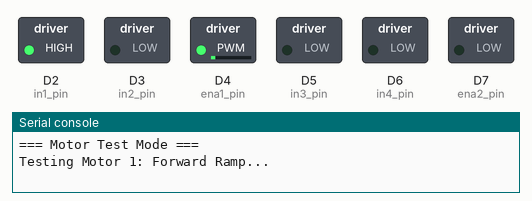
Bench run of a program on a simulated CircuitPython board. On the bench: switched loads named in the program (green lamp = pin HIGH), the last lines printed to the serial console. At 8.4 s the program ends and the board releases its pins; the recording ends there.

Above: at 0.15 s.
At 1.36 s:
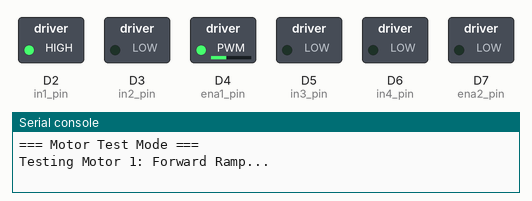
At 2.87 s:
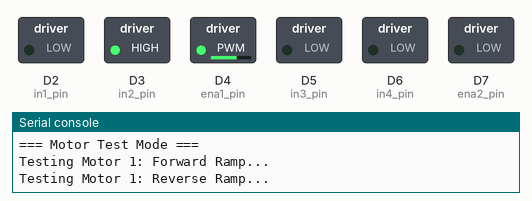
At 3.48 s:
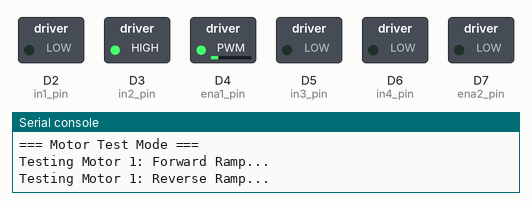
At 5.78 s:
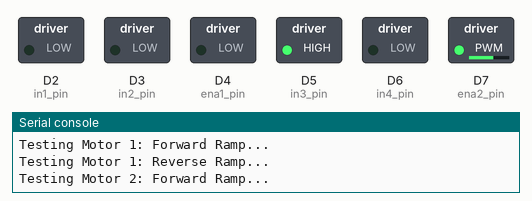
At 8.2 s:
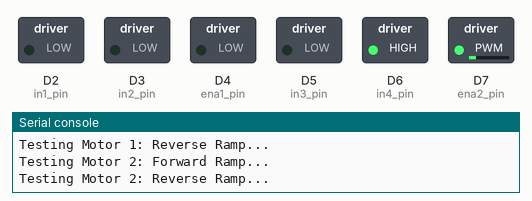
Timing chart, 0 to 8.4 s (numbered marks = the images above):
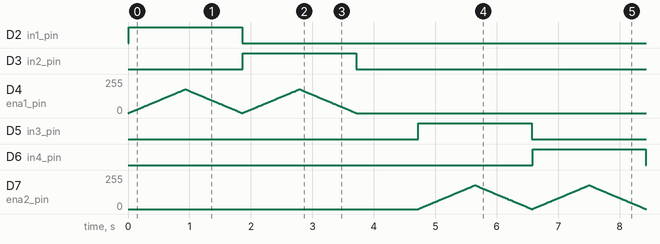

Measured:
- by itself, D2 (in1_pin): LOW → HIGH at 0.01 s, → LOW 1.8 s later
- by itself, D3 (in2_pin): LOW → HIGH at 1.9 s, → LOW 1.8 s later
- by itself, D5 (in3_pin): LOW → HIGH at 4.7 s, → LOW 1.8 s later
- by itself, D6 (in4_pin): LOW → HIGH at 6.6 s, → LOW 1.8 s later

The program:

motor_test.py
```python
"""
Two-Wheeled Balancing Bot with PID Control
Uses ICM20948 IMU and Drok dual motor driver
"""
import time
import board
import pwmio
import digitalio
import adafruit_icm20x
import math

# ============================================================================
# CONFIGURATION
# ============================================================================

# Debug options
DEBUG = True
USE_COMPLEMENTARY_FILTER = True  # Set to False to use only accelerometer

# PID Tuning Parameters (Start conservative and tune)
KP = 40.0   # Proportional gain - how aggressively to respond to current error
KI = 0.5    # Integral gain - eliminates steady-state error
KD = 1.5    # Derivative gain - dampens oscillations

# Motor constraints
MAX_PWM = 65535      # Maximum PWM value (16-bit)
MIN_PWM = 8000       # Minimum PWM to overcome motor friction
MOTOR_DEADBAND = 3.0 # Angle deadband (degrees) where motors stay off

# Angle limits for safety
MAX_ANGLE = 45.0     # If tilt exceeds this, stop trying (fallen over)

# Filter parameters
COMPLEMENTARY_ALPHA = 0.98  # Weight for gyro vs accel (0.98 = 98% gyro, 2% accel)

# Target angle (degrees from vertical)
TARGET_ANGLE = 0.0

# ============================================================================
# MOTOR CONTROL CLASS
# ============================================================================

class DrokMotorDriver:
    """Controls two DC motors via Drok driver board"""

    def __init__(self, in1_pin, in2_pin, ena1_pin, in3_pin, in4_pin, ena2_pin):
        """Initialize motor driver pins"""
        # Motor 1 pins
        self.in1 = digitalio.DigitalInOut(in1_pin)
        self.in1.direction = digitalio.Direction.OUTPUT
        self.in2 = digitalio.DigitalInOut(in2_pin)
        self.in2.direction = digitalio.Direction.OUTPUT
        self.ena1 = pwmio.PWMOut(ena1_pin, frequency=20000, duty_cycle=0)

        # Motor 2 pins
        self.in3 = digitalio.DigitalInOut(in3_pin)
        self.in3.direction = digitalio.Direction.OUTPUT
        self.in4 = digitalio.DigitalInOut(in4_pin)
        self.in4.direction = digitalio.Direction.OUTPUT
        self.ena2 = pwmio.PWMOut(ena2_pin, frequency=20000, duty_cycle=0)

        self.brake()

    def brake(self):
        """Brake both motors"""
        self.in1.value = False
        self.in2.value = False
        self.in3.value = False
        self.in4.value = False
        self.ena1.duty_cycle = 0
        self.ena2.duty_cycle = 0

    def set_motor1(self, speed):
        """
        Set motor 1 speed and direction
        speed: -65535 (full reverse) to +65535 (full forward)
        """
        if speed > 0:  # Forward
            self.in1.value = True
            self.in2.value = False
            self.ena1.duty_cycle = min(int(abs(speed)), MAX_PWM)
        elif speed < 0:  # Reverse
            self.in1.value = False
            self.in2.value = True
            self.ena1.duty_cycle = min(int(abs(speed)), MAX_PWM)
        else:  # Brake
            self.in1.value = False
            self.in2.value = False
            self.ena1.duty_cycle = 0

    def set_motor2(self, speed):
        """
        Set motor 2 speed and direction
        speed: -65535 (full reverse) to +65535 (full forward)
        """
        if speed > 0:  # Forward
            self.in3.value = True
            self.in4.value = False
            self.ena2.duty_cycle = min(int(abs(speed)), MAX_PWM)
        elif speed < 0:  # Reverse
            self.in3.value = False
            self.in4.value = True
            self.ena2.duty_cycle = min(int(abs(speed)), MAX_PWM)
        else:  # Brake
            self.in3.value = False
            self.in4.value = False
            self.ena2.duty_cycle = 0

    def set_both_motors(self, speed):
        """Set both motors to same speed (for balancing)"""
        self.set_motor1(speed)
        self.set_motor2(speed)

# ============================================================================
# PID CONTROLLER CLASS
# ============================================================================

class PIDController:
    """PID controller for balancing"""

    def __init__(self, kp, ki, kd, setpoint=0.0):
        self.kp = kp
        self.ki = ki
        self.kd = kd
        self.setpoint = setpoint

        self.integral = 0.0
        self.last_error = 0.0
        self.last_time = time.monotonic()

    def update(self, current_value):
        """Calculate PID output"""
        current_time = time.monotonic()
        dt = current_time - self.last_time

        if dt <= 0.0:
            dt = 0.001  # Prevent division by zero

        # Calculate error
        error = self.setpoint - current_value

        # Proportional term
        p_term = self.kp * error

        # Integral term (with anti-windup)
        self.integral += error * dt
        # Limit integral to prevent windup
        max_integral = MAX_PWM / (2.0 * self.ki) if self.ki != 0 else 1000.0
        self.integral = max(-max_integral, min(max_integral, self.integral))
        i_term = self.ki * self.integral

        # Derivative term
        derivative = (error - self.last_error) / dt
        d_term = self.kd * derivative

        # Calculate output
        output = p_term + i_term + d_term

        # Update state
        self.last_error = error
        self.last_time = current_time

        if DEBUG:
            print(f"Error: {error:.2f}° | P: {p_term:.0f} I: {i_term:.0f} D: {d_term:.0f} | Out: {output:.0f}")

        return output

    def reset(self):
        """Reset PID state"""
        self.integral = 0.0
        self.last_error = 0.0
        self.last_time = time.monotonic()


# ============================================================================
# IMU ANGLE CALCULATION
# ============================================================================

class AngleEstimator:
    """Estimates tilt angle from IMU data"""

    def __init__(self, use_filter=True, alpha=0.98):
        self.use_filter = use_filter
        self.alpha = alpha
        self.angle = 0.0
        self.last_time = time.monotonic()

    def calculate_accel_angle(self, accel_x, accel_z):
        angle = math.atan2(accel_z, accel_x) * 180.0 / math.pi
        return angle

    def update(self, accel_x, accel_z, gyro_y):
        """
        Update angle estimate
        gyro_y is the rotation rate around Y-axis (tilting forward/back)
        """
        current_time = time.monotonic()
        dt = current_time - self.last_time

        if dt <= 0.0:
            dt = 0.001

        # Get angle from accelerometer
        accel_angle = self.calculate_accel_angle(accel_x, accel_z)

        if self.use_filter:
            # Complementary filter: combine gyro and accel
            # Integrate gyro for short-term accuracy
            gyro_rate = gyro_y * 180.0 / math.pi  # Convert rad/s to deg/s
            self.angle = self.alpha * (self.angle + gyro_rate * dt) + (1 - self.alpha) * accel_angle
        else:
            # Use only accelerometer
            self.angle = accel_angle

        self.last_time = current_time
        return self.angle

# ============================================================================
# MAIN PROGRAM FOR MOTOR TEST
# ============================================================================

def main():
    print("=== Motor Test Mode ===")

    # Initialize motor driver (Pins from your original config)
    motors = DrokMotorDriver(
        in1_pin=board.D2,   # Motor 1 direction 1
        in2_pin=board.D3,   # Motor 1 direction 2
        ena1_pin=board.D4,  # Motor 1 PWM
        in3_pin=board.D5,   # Motor 2 direction 1
        in4_pin=board.D6,   # Motor 2 direction 2
        ena2_pin=board.D7    # Motor 2 PWM
    )

    # Test Parameters
    target_pwm = int(65535 * 0.70)  # 70% of 16-bit PWM
    step = 500                      # How much to increase PWM per step
    delay = 0.01                    # Speed of the ramp

    try:
        # --- MOTOR 1 TEST (Forward & Reverse) ---
        print("Testing Motor 1: Forward Ramp...")
        for speed in range(0, target_pwm, step):
            motors.set_motor1(speed)
            time.sleep(delay)
        for speed in range(target_pwm, -1, -step):
            motors.set_motor1(speed)
            time.sleep(delay)

        print("Testing Motor 1: Reverse Ramp...")
        for speed in range(0, -target_pwm, -step):
            motors.set_motor1(speed)
            time.sleep(delay)
        for speed in range(-target_pwm, 1, step):
            motors.set_motor1(speed)
            time.sleep(delay)

        motors.brake()
        time.sleep(1.0)

        # --- MOTOR 2 TEST (Forward & Reverse) ---
        print("Testing Motor 2: Forward Ramp...")
        for speed in range(0, target_pwm, step):
            motors.set_motor2(speed)
            time.sleep(delay)
        for speed in range(target_pwm, -1, -step):
            motors.set_motor2(speed)
            time.sleep(delay)

        print("Testing Motor 2: Reverse Ramp...")
        for speed in range(0, -target_pwm, -step):
            motors.set_motor2(speed)
            time.sleep(delay)
        for speed in range(-target_pwm, 1, step):
            motors.set_motor2(speed)
            time.sleep(delay)

        print("Motor test complete!")

    except KeyboardInterrupt:
        print("\nTest interrupted by user.")
    finally:
        motors.brake()
        print("Motors safely stopped.")

# ============================================================================
# RUN
# ============================================================================

if __name__ == "__main__":
    main()
```
